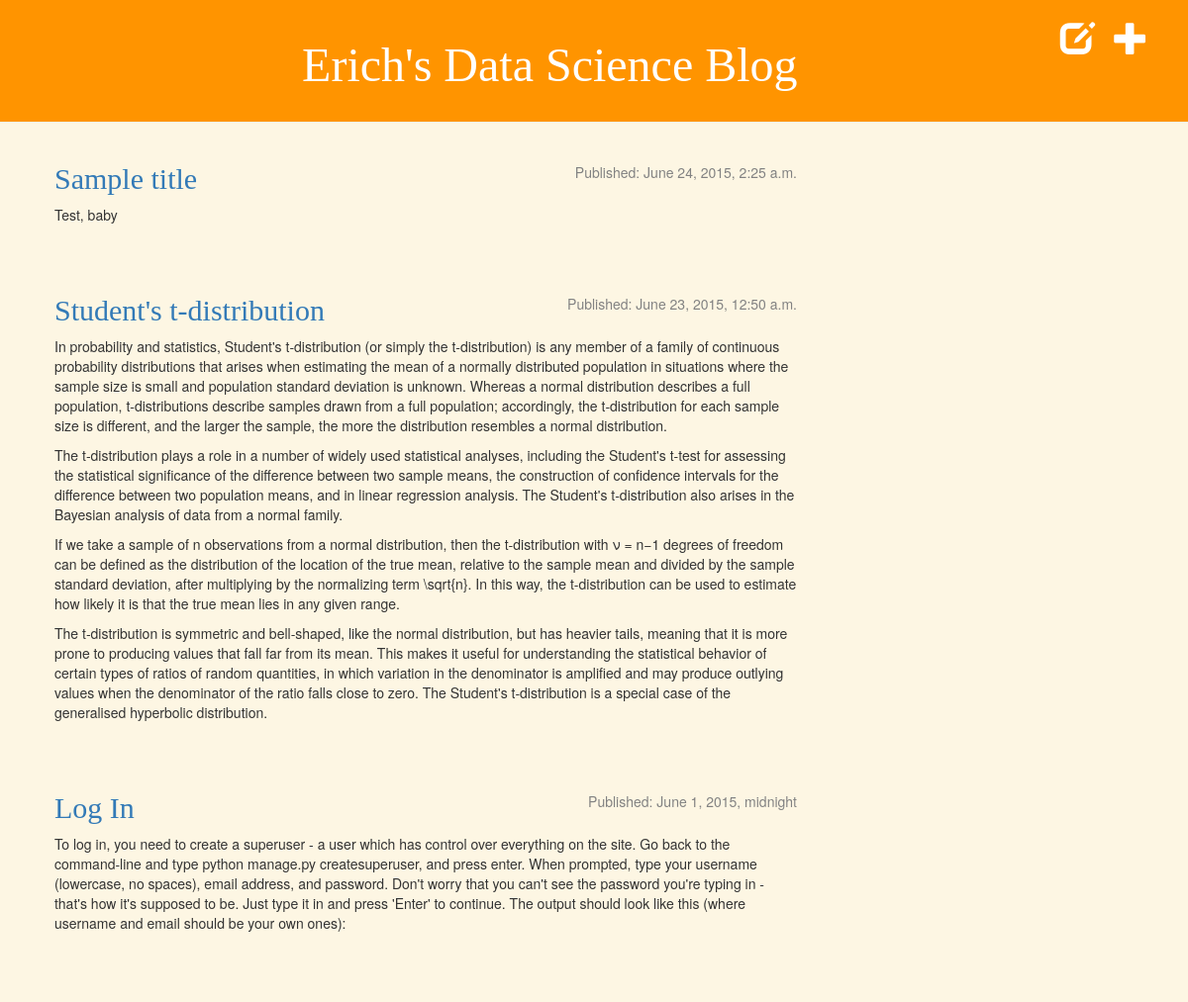
The app's page /, older data.
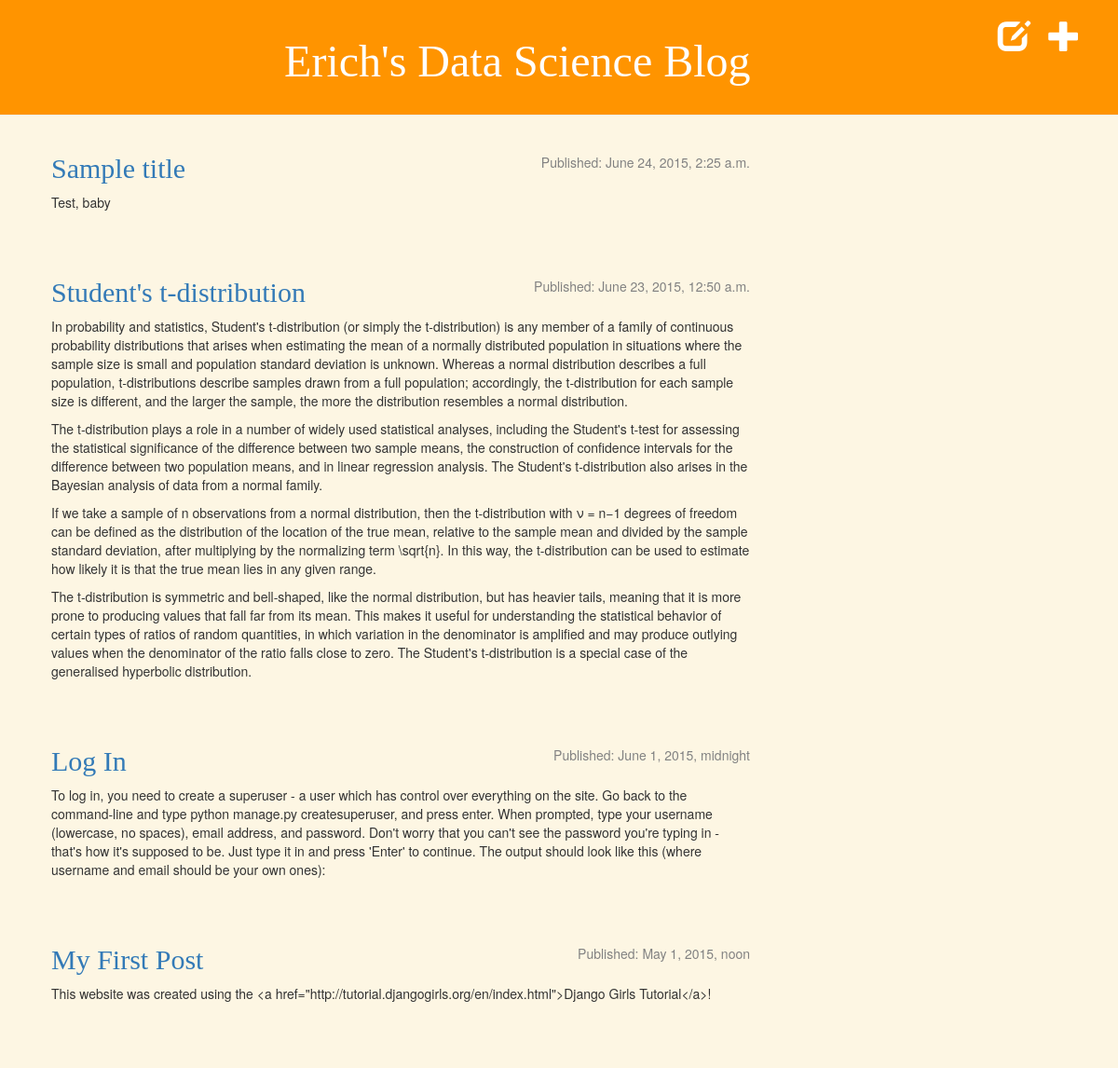
The same page, newer data.
### blog/models.py (models this page shows, shortened)
class Post(models.Model):
    author = models.ForeignKey('auth.User')
    title = models.CharField(max_length=200)
    text = models.TextField()
    created_date = models.DateTimeField(default=timezone.now)
    published_date = models.DateTimeField(blank=True, null=True)

### blog/views.py (the view)
# urls.py: url(r'^$', views.post_list),
def post_list(request):
    posts = Post.objects.filter(published_date__lte=timezone.now()).order_by(
        '-published_date')
    return render(request, 'blog/post_list.html', {'posts': posts})

### blog/templates/blog/post_list.html
{% extends "blog/base.html" %}
{% block content %}
    {% for post in posts %}
        <div class="post">
            <div class="date">
                <p>Published: {{ post.published_date }}</p>
            </div>
            <h2><a href="{% url "blog.views.post_detail" pk=post.pk %}">{{ post.title }}</a></h2>
            <p>{{ post.text|linebreaks }}</p>
        </div>
    {% endfor %}
{% endblock content %}

### blog/templates/blog/base.html (shortened to what this page needs)
{% load staticfiles %}
<html>
    <head>
        <link rel="stylesheet" href="//maxcdn.bootstrapcdn.com/bootstrap/3.2.0/css/bootstrap.min.css">
        <link rel="stylesheet" href="//maxcdn.bootstrapcdn.com/bootstrap/3.2.0/css/bootstrap-theme.min.css">
        <link rel="stylesheet" href="{% static "css/blog.css" %}">
    </head>
    <body>
        <header class="page-header">
            <a href="{% url "blog.views.post_new" %}" class="top-menu"><span class="glyphicon glyphicon-plus"></span></a>
            <a href="{% url "blog.views.post_draft_list" %}" class="top-menu"><span class="glyphicon glyphicon-edit"></span></a>
            <h1><center><a href="{% url "blog.views.post_list" %}">Erich's Data Science Blog</a></center></h1>
        </header>
        <div class="content container">
            <div class="row">
                <div class="col-md-8">
                    {% block content %}
                    {% endblock %}
                </div>
                <div class="col-md-4"></div>
            </div>
        </div>
    </body>
</html>

### blog/static/css/blog.css (style rules this page uses)
.page-header { background-color: #ff9400; margin-top: 0; padding: 20px 20px 20px 40px; }
.page-header h1, .page-header h1 a, .page-header h1 a:visited, .page-header h1 a:active { color: #ffffff; font-size: 36pt; text-decoration: none; }
body { background-color: #fdf6e3; }
.content { margin-left: 40px; }
h1, h2, h3, h4 { font-family: 'Arvo', serif; }
.date { float: right; color: #828282; }
.top-menu, .top-menu:hover, .top-menu:visited { color: #ffffff; float: right; font-size: 26pt; margin-right: 20px; }
.post { margin-bottom: 70px; }

Row changes from the older to the newer data that the page shows:
added Post: published_date "May 1, 2015, noon", title "My First Post", text "This website was created using the <a href=\"http://tutorial.djangogirls.org/en/index.html\">Django Girls Tutorial</a>!"
